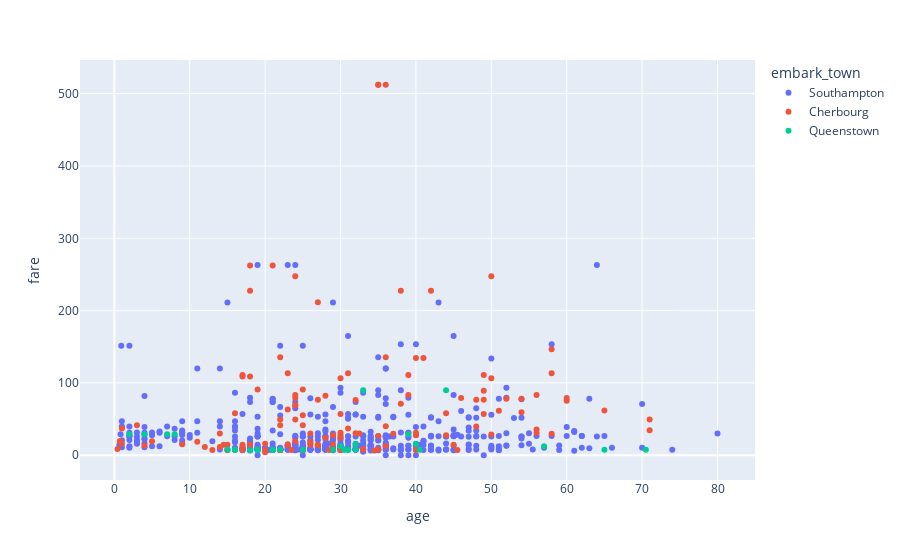

The code cell stored with this chart in its notebook:
### Code cell
# create a box plot
fig = px.scatter(df, x='age', y='fare', color='embark_town')
fig.show()

### Figure 1 — Plotly figure (JSON) as saved in the notebook; plotly's stock layout.template omitted (floating-point values rounded to 4 significant figures; data arrays with more than 128 entries replaced by an {"elided": "..."} marker saying what was removed)
{"data": [{"hovertemplate": "embark_town=Southampton<br>age=%{x}<br>fare=%{y}<extra></extra>", "legendgroup": "Southampton", "marker": {"color": "#636efa", "symbol": "circle"}, "mode": "markers", "name": "Southampton", "orientation": "v", "showlegend": true, "type": "scatter", "x": {"elided": "644 float values"}, "xaxis": "x", "y": {"elided": "644 float values"}, "yaxis": "y"}, {"hovertemplate": "embark_town=Cherbourg<br>age=%{x}<br>fare=%{y}<extra></extra>", "legendgroup": "Cherbourg", "marker": {"color": "#EF553B", "symbol": "circle"}, "mode": "markers", "name": "Cherbourg", "orientation": "v", "showlegend": true, "type": "scatter", "x": {"elided": "168 float values"}, "xaxis": "x", "y": {"elided": "168 float values"}, "yaxis": "y"}, {"hovertemplate": "embark_town=Queenstown<br>age=%{x}<br>fare=%{y}<extra></extra>", "legendgroup": "Queenstown", "marker": {"color": "#00cc96", "symbol": "circle"}, "mode": "markers", "name": "Queenstown", "orientation": "v", "showlegend": true, "type": "scatter", "x": [null, 2, 15, null, null, 19, null, null, null, null, 70.5, null, 19, 16, 4, null, 40, null, null, 16, null, null, 44, null, null, null, 7, 65, 22, null, null, null, 30, null, null, null, null, null, null, null, 33, 21, null, null, null, 21, null, 29, null, 40.5, null, null, null, null, null, null, 57, null, null, 18, 32, null, null, 25, null, null, 31, 30.5, null, null, null, 8, null, null, null, 39, 32], "xaxis": "x", "y": [8.458, 29.12, 8.029, 7.879, 7.75, 7.879, 15.5, 7.75, 7.787, 24.15, 7.75, 7.75, 6.75, 7.733, 29.12, 15.5, 15.5, 7.75, 7.75, 7.75, 7.75, 15.5, 90, 7.75, 7.75, 7.75, 29.12, 7.75, 7.75, 7.75, 23.25, 12.35, 12.35, 23.25, 7.879, 7.879, 15.5, 7.75, 7.729, 6.858, 90, 7.733, 7.75, 7.75, 7.725, 7.75, 7.629, 7.75, 24.15, 7.75, 7.829, 7.75, 7.75, 7.75, 15.5, 7.75, 12.35, 7.733, 7.829, 6.75, 15.5, 8.137, 7.733, 7.742, 15.5, 7.737, 7.75, 7.75, 24.15, 7.75, 7.737, 29.12, 7.75, 6.95, 7.75, 29.12, 7.75], "yaxis": "y"}], "layout": {"legend": {"title": {"text": "embark_town"}, "tracegroupgap": 0}, "margin": {"t": 60}, "xaxis": {"anchor": "y", "domain": [0, 1], "title": {"text": "age"}}, "yaxis": {"anchor": "x", "domain": [0, 1], "title": {"text": "fare"}}}}
